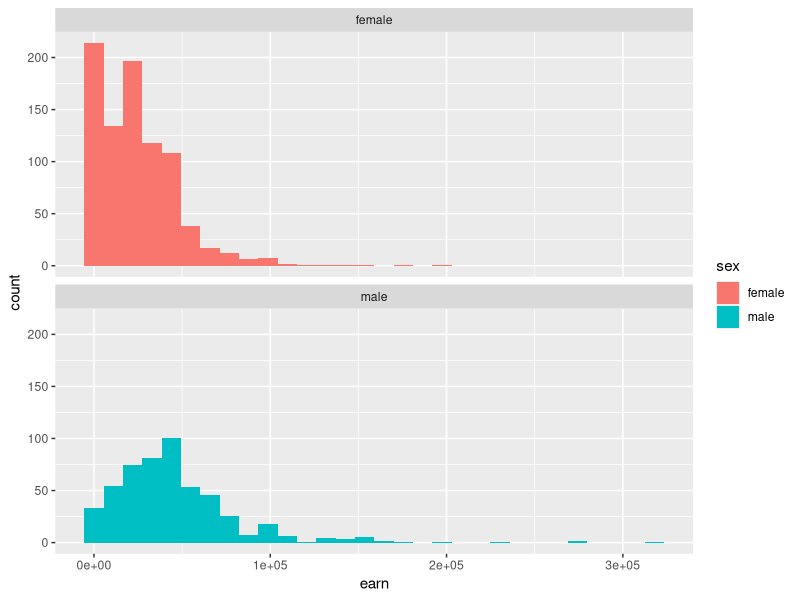
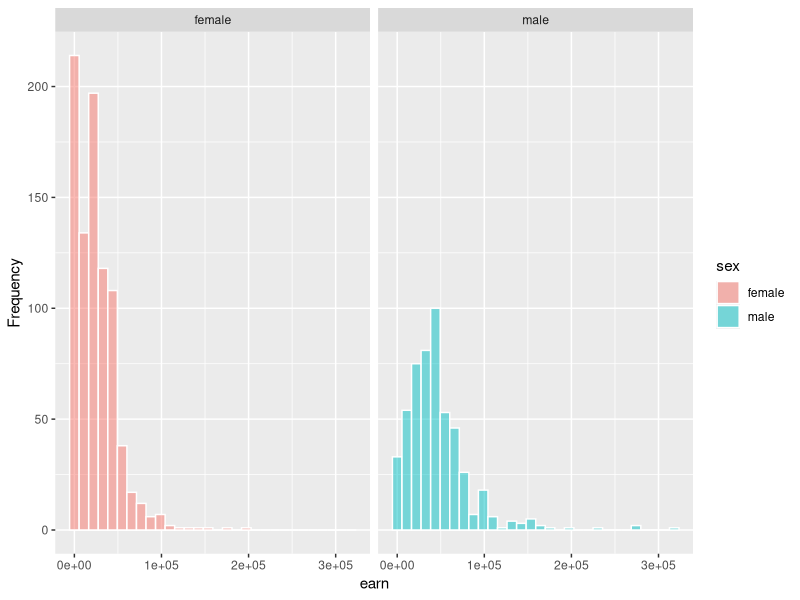
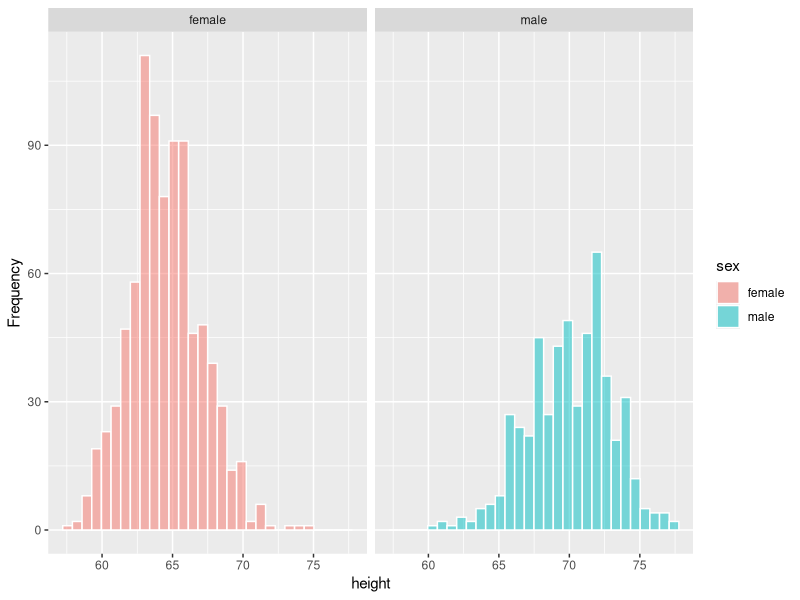
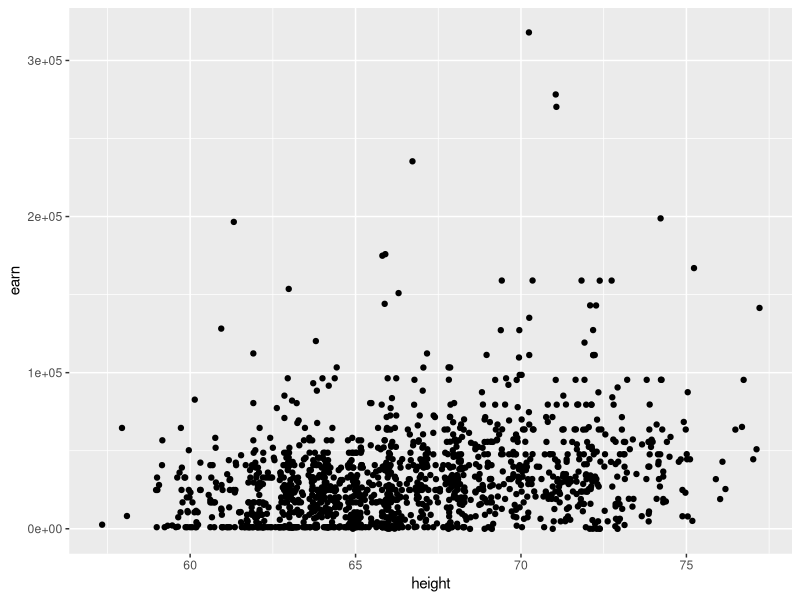

Write the R code that produced these figures, in order. (Note: this script raises an error after producing the figures.)
## ---- chunk 1
knitr::opts_chunk$set(
  echo      = TRUE,
  message   = FALSE,
  warning   = FALSE,
  out.width = '75%',
  fig.align = "center"
)
## ---- chunk 2
library(tidyverse)

wages <- read_csv("./demo_data/wages.csv")

wages %>%
  head(5)
## ---- chunk 3
wages %>%
  summarise(
    across(everything(), ~ sum(is.na(.x)))
  )
## ---- chunk 4
wages %>% count(sex)
## ---- chunk 5
wages %>% count(race)
## ---- chunk 6
wages %>% count(sex, race)
## ---- chunk 7
wages %>%
  group_by(sex) %>%
  summarise(
    n = n(),
    across(c(height, earn, edu), mean, .names = "{col}_m"),
    across(edu, list(min = min, max = max))
  )
## ---- chunk 8
wages %>% 
  ggplot(aes(x = earn, fill = sex)) +
  geom_histogram() +
  facet_wrap(vars(sex), ncol = 1)
## ---- chunk 9
wages %>%
  ggplot(aes(x = earn, fill = sex)) + 
  geom_histogram(alpha = 0.5, position = "identity", color = "white") + 
  labs(x = "earn", y = "Frequency" )  +
  facet_wrap(vars(sex))
## ---- chunk 10
wages %>%
  ggplot(aes(x = height, fill = sex)) + 
  geom_histogram(alpha = 0.5, position = "identity", color = "white") + 
  labs(x = "height", y = "Frequency" )  +
  facet_wrap(vars(sex))
## ---- chunk 11
wages %>%
  ggplot(aes(x = height, y = earn)) +
  geom_point() 
## ---- chunk 12
knitr::include_graphics("./images/lm_concept.jpg")
## ---- chunk 13
knitr::include_graphics("images/best_fit.png")
## ---- chunk 14
mod1 <- lm(
  formula = earn ~ 1 + height,
  data = wages
)
## ---- chunk 15
mod1
## ---- chunk 16
knitr::include_graphics("images/lm_summary.png")
## ---- chunk 17
coef(mod1)
## ---- chunk 18
confint(mod1, level = 0.95)
## ---- chunk 19
knitr::include_graphics(path = "images/jhudsl/standard_error.png")
## ---- chunk 20
resid(mod1) %>% 
  quantile()
## ---- chunk 21
summary(mod1)$sigma
## ---- chunk 22
sum( resid(mod1)^2 / 1377) %>% sqrt()
## ---- chunk 23
summary(mod1)$r.squared
## ---- chunk 24
wages %>%
  ggplot(aes(x = height, y = earn)) +
  geom_point(alpha = 0.25) +
  geom_smooth(method = "lm")
